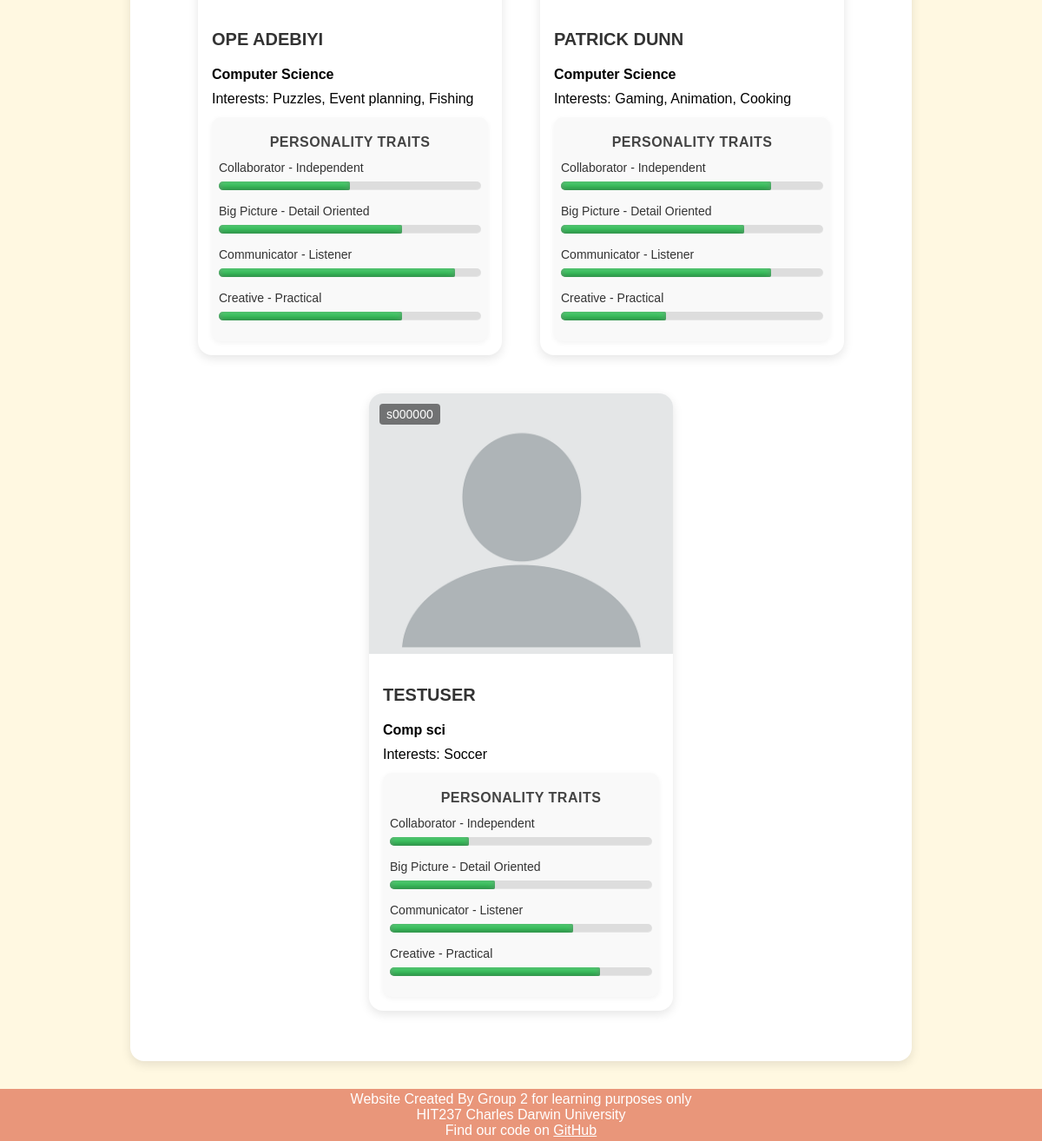
Page /about/ (lower part) on the earlier database version.
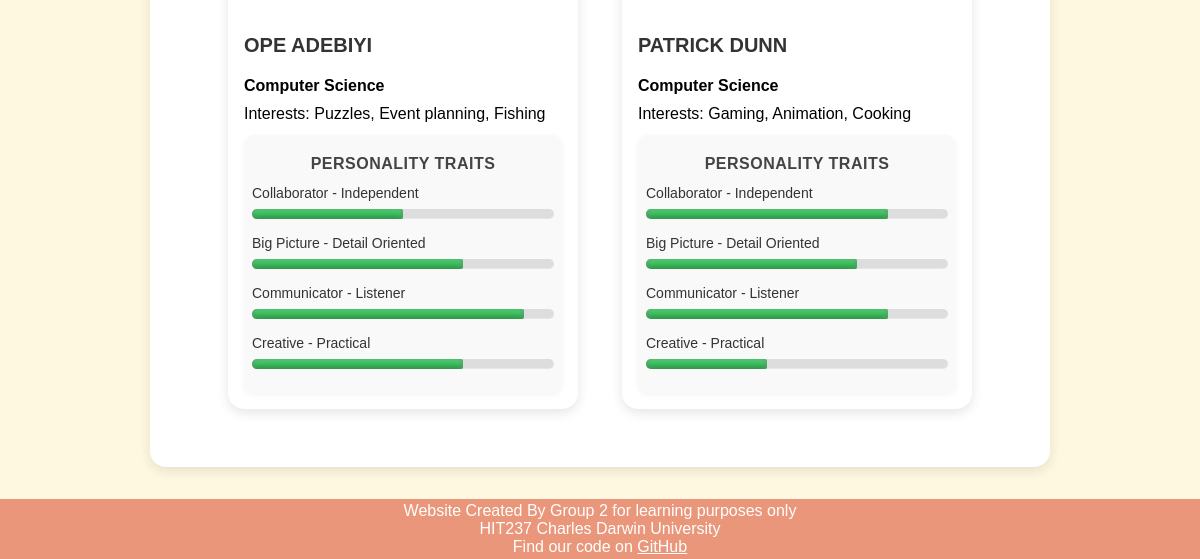
Same page on the later database version.
### mango_disease_app/models.py (models this page shows, shortened)
class UserProfile(models.Model):
    user = models.OneToOneField(
        User,
        on_delete=models.CASCADE,
        limit_choices_to={'is_superuser': True},
    )
    student_number = models.CharField(max_length=7)
    degree = models.CharField(max_length=30)
    interests = models.CharField(max_length=100)
    image = models.ImageField(upload_to="author_images/", default="author_images/blank.png")
    collaborator_independent = models.SmallIntegerField(validators=[MinValueValidator(0), MaxValueValidator(10)], default=5)
    bigPicture_detailOriented = models.SmallIntegerField(validators=[MinValueValidator(0), MaxValueValidator(10)], default=5)
    communicator_listener = models.SmallIntegerField(validators=[MinValueValidator(0), MaxValueValidator(10)], default=5)
    creative_practical = models.SmallIntegerField(validators=[MinValueValidator(0), MaxValueValidator(10)], default=5)

### mango_disease_app/views/core_views.py (the view)
# urls.py: re_path(r'^about/$', views.about, name='about'),
def about(request):
    authors = UserProfile.objects.all()
    page_data = {'cards': authors}
    return render(request, 'mango_disease_app/site_base/about.html', page_data)

### mango_disease_app/context_processors.py (called while the page is built)
def disease_menu(request):
    return {'navs': Disease.objects.all()}

### mango_disease_app/templatetags/custom_filters.py (called while the page is built)
@register.filter
def multiply(value, arg):
    try:
        return float(value) * float(arg)
    except (ValueError, TypeError):
        return ''

### mango_disease_app/templates/mango_disease_app/site_base/about.html (shortened to what this page needs)
{% extends 'mango_disease_app/site_base/base.html' %}
{% load custom_filters %}
{% load static %}
{% block content %}
<div class="card-container">
    {% for author in cards %}
    <div class="card">
        <div class="image-wrapper">
            <img class="author_img" src="{{ author.image.url|default:"author_images/blank.png" }}">
            <p class="overlay-text">{{ author.student_number }}</p>
        </div>
        <div class="card-content">
            <h3>{{ author.user.get_full_name|default:author.user.username|upper }}</h3>
            <h4>{{ author.degree }}</h4>
            <p>Interests: {{ author.interests }}</p>
            <div class="traits-box">
                <h5>PERSONALITY TRAITS</h5>
                <label for="meter">Collaborator - Independent</label>
                <div class="meter">
                    <span style="width: {{ author.collaborator_independent|multiply:10 }}%"> </span>
                </div>
                <label for="meter">Big Picture - Detail Oriented</label>
                <div class="meter">
                    <span style="width: {{ author.bigPicture_detailOriented|multiply:10 }}%"></span>
                </div>
                <label for="meter">Communicator - Listener</label>
                <div class="meter">
                    <span style="width: {{ author.communicator_listener|multiply:10 }}%"></span>
                </div>
                <label for="meter">Creative - Practical</label>
                <div class="meter">
                    <span style="width: {{ author.creative_practical|multiply:10 }}%"></span>
                </div>
            </div>
        </div>
    </div>
    {% endfor %}
</div>
{% endblock %}

Differences in the rows shown:
removed UserProfile: image (placeholder picture), student_number "s000000", user.get_full_name "TESTUSER", degree "Comp sci", interests "Soccer", collaborator_independent 3 (drawn), bigPicture_detailOriented 4 (drawn), communicator_listener 7 (drawn), creative_practical 8 (drawn)
